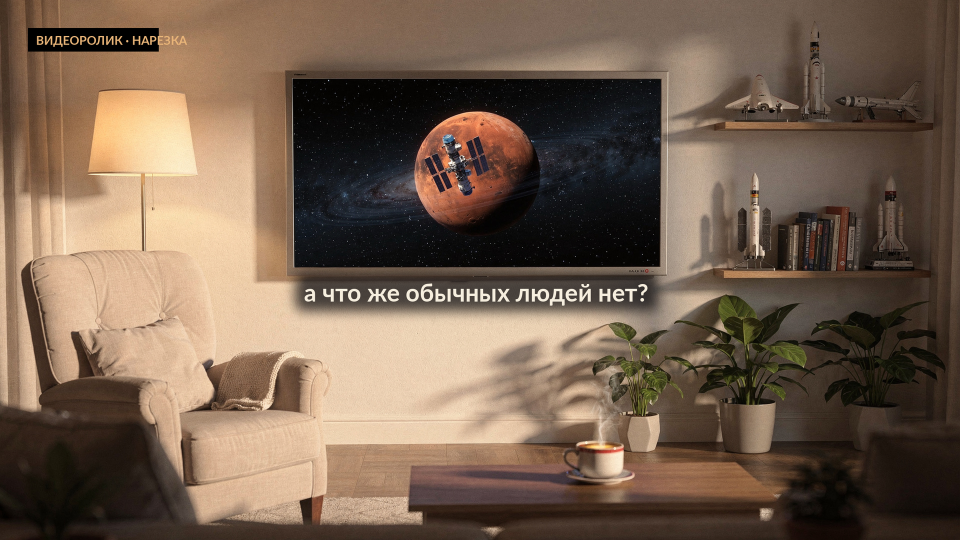
#> input picture assets/final/prolog/s4.png, 1920 x 1080 px (shown at 1/2 size)
$ python _s4_cap_check2.py
#> lines starting #> are read from the running program, lines starting #| are printed output that depends on the picture; after the words box and inside, x2 and y2 are one past the last pixel; in counts of white or black regions, pixels touching at a corner belong together
# -*- coding: utf-8 -*-
"""Проверка правки S4 (v2): ищем САМ ТЕКСТ по цвету CREAM, потом скрим вокруг."""
import os
import numpy as np
from PIL import Image

HERE = os.path.dirname(os.path.abspath(__file__))
im = Image.open(os.path.join(HERE, 'assets/final/prolog/s4.png')).convert('RGB')
#> im is the input picture: PIL image 1920x1080 RGB; mean R, G, B 116.6, 95.7, 78.4
W, H = im.size
#> W = 1920; H = 1080
a = np.asarray(im).astype(np.float32)
r, g, b = a[..., 0], a[..., 1], a[..., 2]
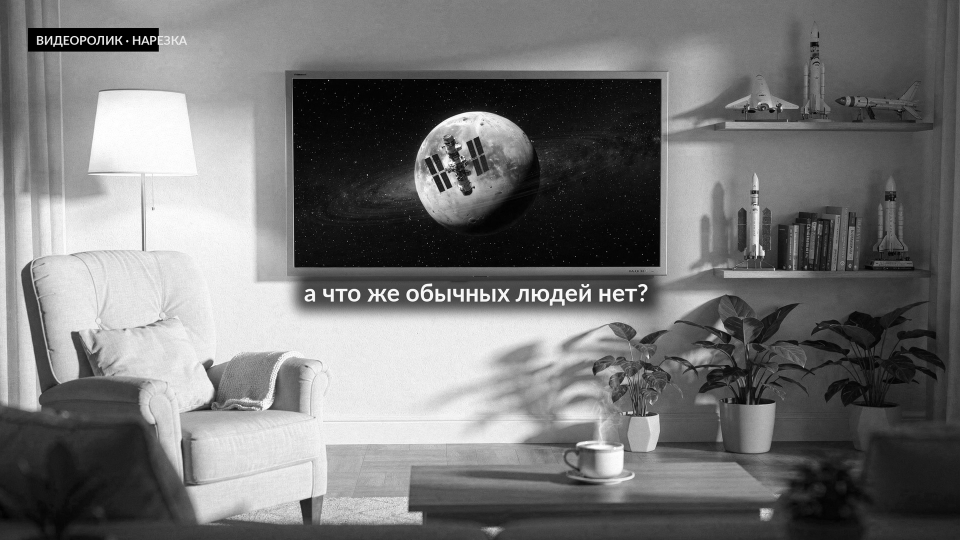
#> r: shape (1080, 1920) float32 (shown at 1/2 size); min 0, max 255, mean 116.6
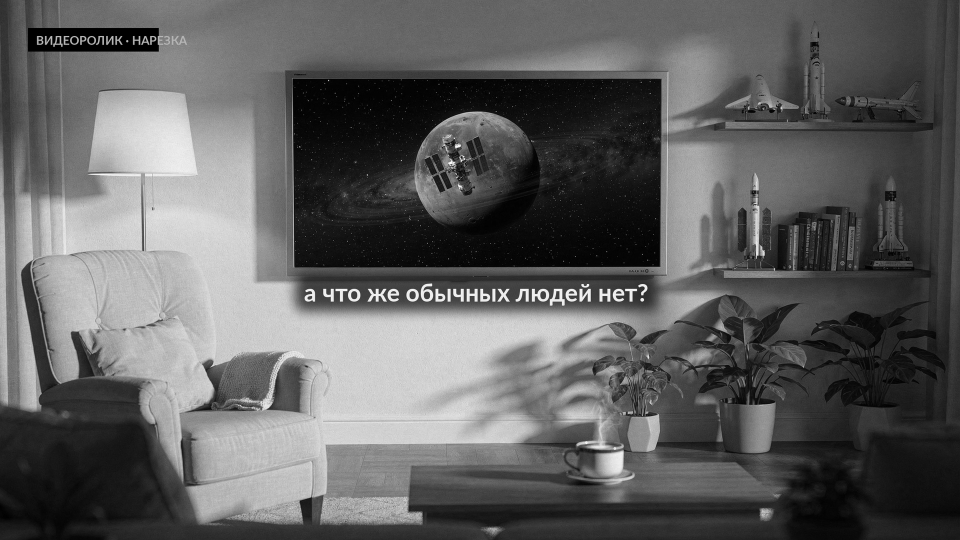
#> g: shape (1080, 1920) float32 (shown at 1/2 size); min 0, max 255, mean 95.7
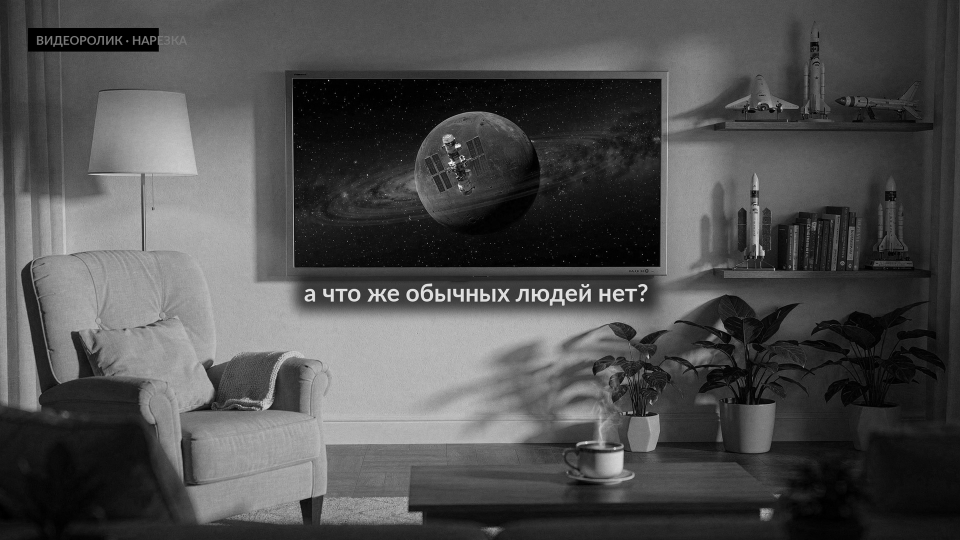
#> b: shape (1080, 1920) float32 (shown at 1/2 size); min 0, max 255, mean 78.4
# CREAM (246,238,222): почти белый, тёплый, r>g>b
m = (r > 205) & (g > 195) & (b > 175) & (r - b > 12) & (r - b < 40) & (np.abs(r - g) < 16)
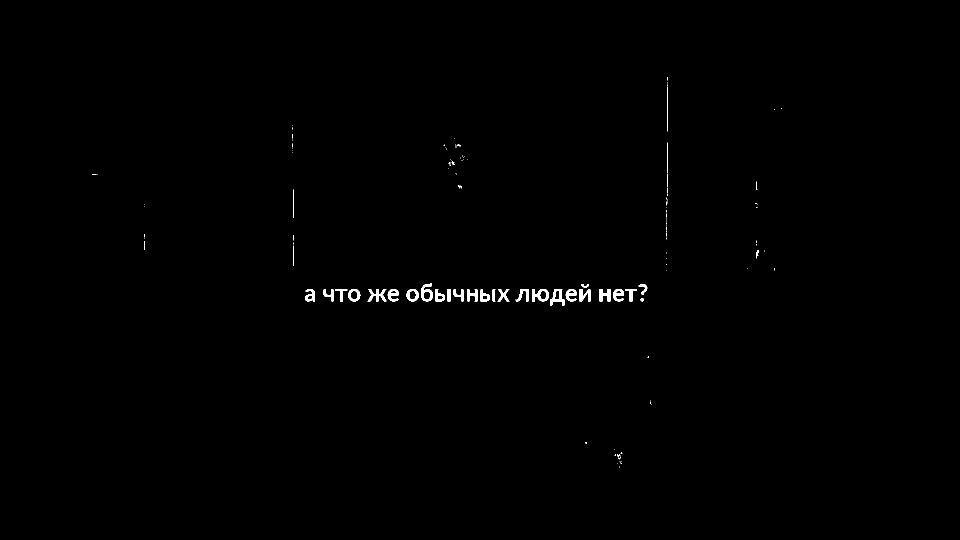
#> m: shape (1080, 1920) bool (shown at 1/2 size); 0.38% white; 136 white regions (101 under 20 px), largest, box (x1, y1, x2, y2) and area: (1064, 578, 1098, 603) 463, (735, 578, 773, 603) 442, (842, 567, 866, 603) 434
ys, xs = np.nonzero(m)
#> ys = 7841 values from 154 to 934; xs = 7841 values, max 1563 at index 56, min 184 at index 284, mean 973.4
print('cream px n=%d' % len(xs))
#| cream px n=7841
# отбрасываем лампу/иные светлые пятна: берём только полосу ниже ТВ (y>500)
keep = (ys > 500) & (ys < 700)
ys2, xs2 = ys[keep], xs[keep]
#> ys2 = 7186 values from 501 to 610; xs2 = 7186 values, max 1549 at index 76, min 587 at index 0, mean 963.9
print('text bbox:', xs2.min(), ys2.min(), xs2.max(), ys2.max(),
      'size %dx%d' % (xs2.max() - xs2.min() + 1, ys2.max() - ys2.min() + 1))
#| text bbox: 587 501 1549 610 size 963x110

y0, y1 = ys2.min(), ys2.max()
#> y0 = 501; y1 = 610
x0, x1 = xs2.min(), xs2.max()
#> x0 = 587; x1 = 1549
# скрим: тёмные пиксели той же полосы
sub = a[y0 - 40:y1 + 40, x0 - 80:x1 + 80]
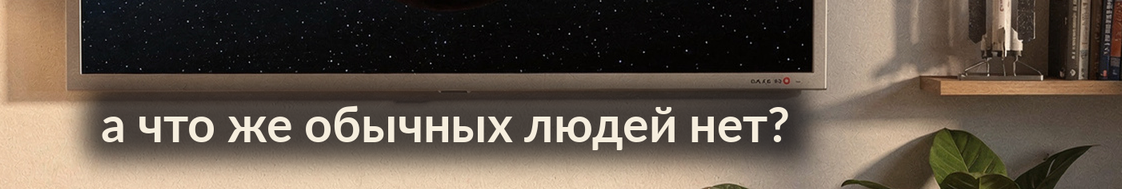
#> sub: shape (189, 1122, 3) float32; mean R, G, B 98.2, 86.2, 74.3
sl = sub @ np.array([0.299, 0.587, 0.114], dtype=np.float32)
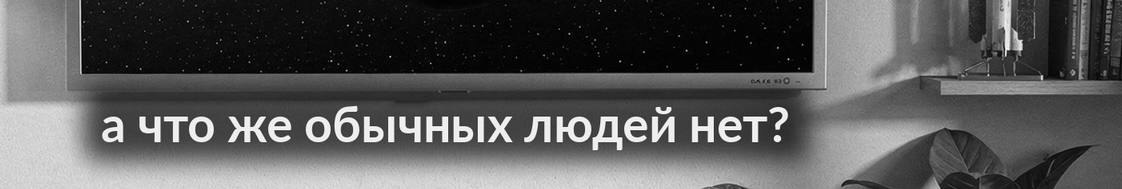
#> sl: shape (189, 1122) float32; min 0, max 255, mean 88.5
dys, dxs = np.nonzero(sl < 60)
print('scrim bbox:', x0 - 80 + dxs.min(), y0 - 40 + dys.min(), x0 - 80 + dxs.max(), y0 - 40 + dys.max())
#| scrim bbox: 588 461 1628 649
print('scrim alpha-est: median lum внутри =', round(float(np.median(sl[dys, dxs])), 1))
#| scrim alpha-est: median lum внутри = 13.2


def proj(v, o, s):
    return o + (v - o) * s


print('\n--- проекция наезда (1.0 -> 1.5, origin x .44 y .30) ---')
for nm, yv in (('scrim top', y0 - 40), ('scrim bottom', y1 + 40),
               ('text top', y0), ('text bottom', y1)):
    print('%-12s y=%.3f -> %.3f' % (nm, yv / H, proj(yv / H, 0.30, 1.5)))
#> this loop made 4 passes
#> (nm, yv) on passes 1 to 4: ('scrim top', 461), ('scrim bottom', 650), ('text top', 501), ('text bottom', 610)
#| scrim top    y=0.427 -> 0.490
#| scrim bottom y=0.602 -> 0.753
#| text top     y=0.464 -> 0.546
#| text bottom  y=0.565 -> 0.697
print('видимая область наезда: y 0.100..0.767, x 0.147..0.813')
print('текст по x: %.3f..%.3f -> на наезде %.3f..%.3f' % (
    x0 / W, x1 / W, proj(x0 / W, 0.44, 1.5), proj(x1 / W, 0.44, 1.5)))
#| текст по x: 0.306..0.807 -> на наезде 0.239..0.990

$ run again, with assets/final/prolog/s1.png copied over assets/final/prolog/s4.png
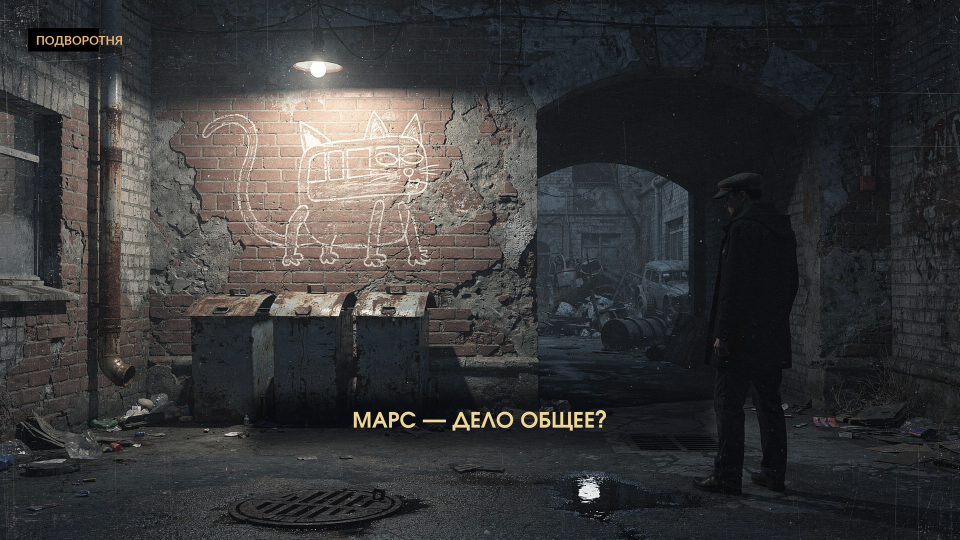
#> input picture assets/final/prolog/s1.png, 1920 x 1080 px (shown at 1/2 size)
#> im is the input picture: PIL image 1920x1080 RGB; mean R, G, B 56.6, 56.6, 57.1
#> `m = (r > 205) & (g > 195) & (b > 175) & (r - b > 12) & (r - b < 40) & ..`:
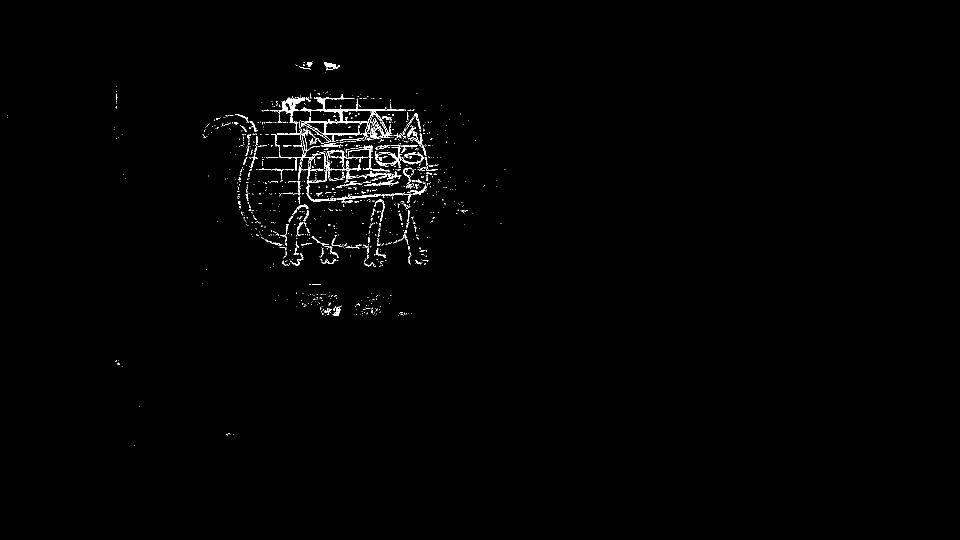
#> m: shape (1080, 1920) bool (shown at 1/2 size); 0.86% white in thin lines or dots, all inside (x1, y1, x2, y2) = (14, 122, 1011, 891)
#> ys = 17794 values from 122 to 890; xs = 17794 values, max 1010 at index 10588, min 14 at index 2649, mean 683
#| cream px n=17794
#> ys2 = 1245 values from 501 to 631; xs2 = 1245 values, max 856 at index 427, min 404 at index 717, mean 688.1
#| text bbox: 404 501 856 631 size 453x131
#> y0 = 501; y1 = 631
#> x0 = 404; x1 = 856
#> `sl = sub @ np.array([0.299, 0.587, 0.114], dtype=np.float32)`:
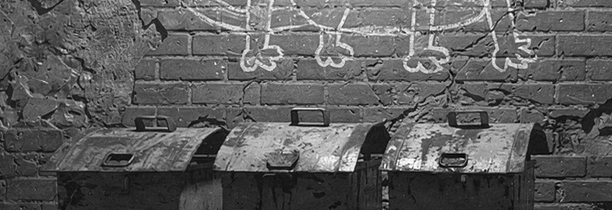
#> sl: shape (210, 612) float32; min 0, max 255, mean 94
#| scrim bbox: 324 461 935 670
#| scrim alpha-est: median lum внутри = 38.6
#> the loop `for nm, yv in (('scrim top', y0 - 40), ('scrim bottom', y1 + 40), ('te..` made 4 passes
#> (nm, yv) on passes 1 to 4: ('scrim top', 461), ('scrim bottom', 671), ('text top', 501), ('text bottom', 631)
#> (printed output is left out)
#| текст по x: 0.210..0.446 -> на наезде 0.096..0.449

$ run again, with assets/final/prolog/s3.png copied over assets/final/prolog/s4.png
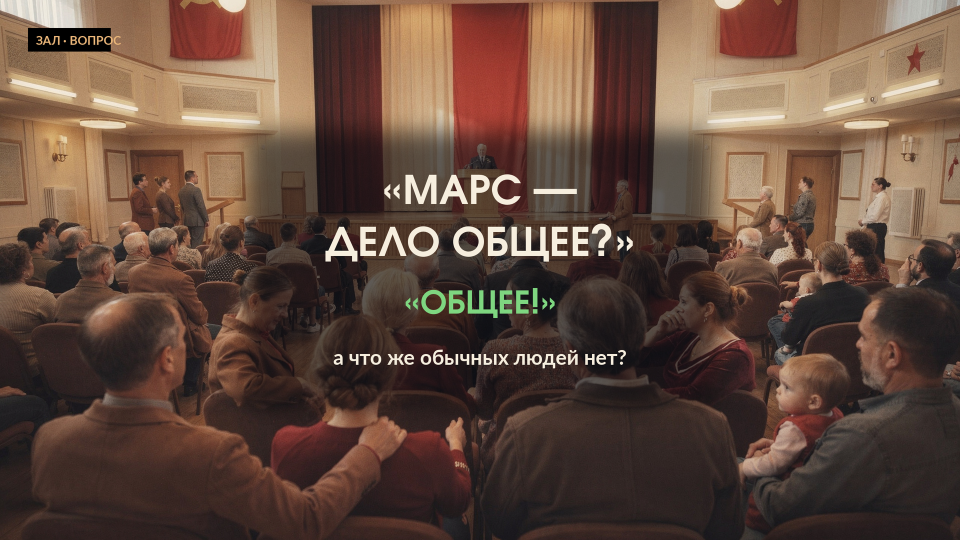
#> input picture assets/final/prolog/s3.png, 1920 x 1080 px (shown at 1/2 size)
#> im is the input picture: PIL image 1920x1080 RGB; mean R, G, B 98.3, 73.9, 61.1
#> `m = (r > 205) & (g > 195) & (b > 175) & (r - b > 12) & (r - b < 40) & ..`:
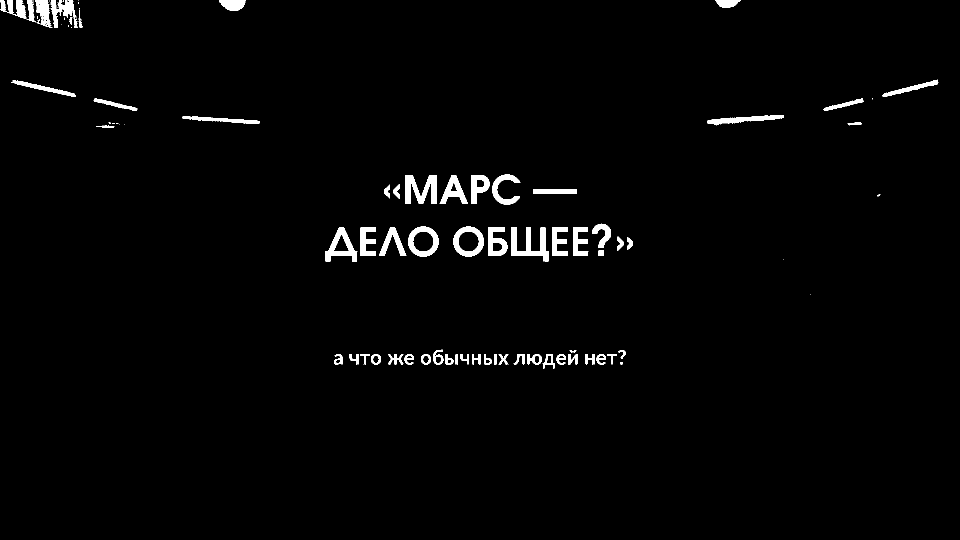
#> m: shape (1080, 1920) bool (shown at 1/2 size); 1.8% white; 97 white regions (36 under 20 px), largest, box (x1, y1, x2, y2) and area: (1023, 454, 1098, 523) 2300, (811, 350, 873, 408) 2079, (651, 454, 715, 523) 1816
#| cream px n=38026
#> ys2 = 4232 values from 501 to 699; xs2 = 4232 values, max 1621 at index 4229, min 651 at index 205, mean 921.1
#| text bbox: 651 501 1621 699 size 971x199
#> y0 = 501; y1 = 699
#> x0 = 651; x1 = 1621
#> `sl = sub @ np.array([0.299, 0.587, 0.114], dtype=np.float32)`:
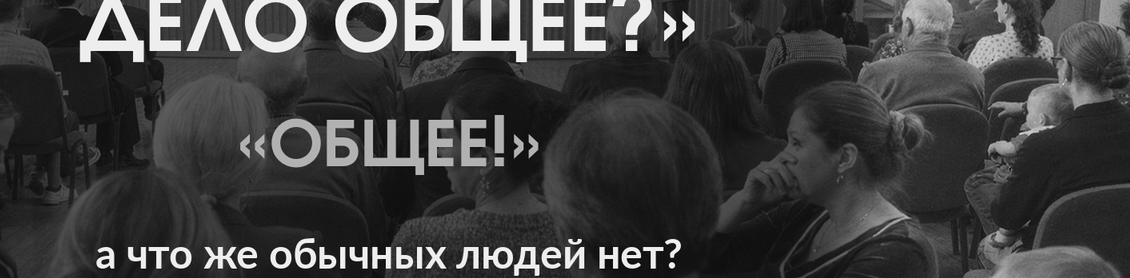
#> sl: shape (278, 1130) float32; min 0, max 255, mean 63.1
#| scrim bbox: 571 461 1700 738
#| scrim alpha-est: median lum внутри = 35.5
#> the loop `for nm, yv in (('scrim top', y0 - 40), ('scrim bottom', y1 + 40), ('te..` made 4 passes
#> (nm, yv) on passes 1 to 4: ('scrim top', 461), ('scrim bottom', 739), ('text top', 501), ('text bottom', 699)
#> (printed output is left out)
#| текст по x: 0.339..0.844 -> на наезде 0.289..1.046
